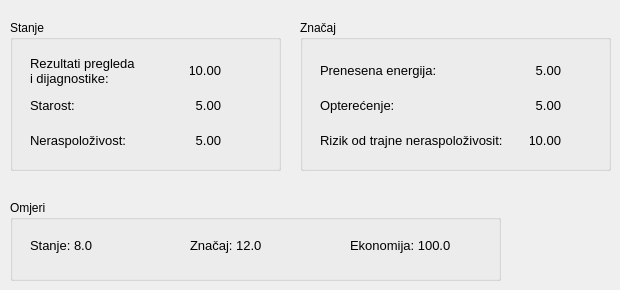
   <widget class="QWidget" name="tabTrafoMedium">
    <attribute name="title">
     <string>Srednji transformatori</string>
    </attribute>
    <widget class="QGroupBox" name="gbTrafoMediumCondition">
     <property name="geometry">
      <rect>
       <x>10</x>
       <y>20</y>
       <width>271</width>
       <height>151</height>
      </rect>
     </property>
     <property name="title">
      <string>Stanje</string>
     </property>
     <widget class="QLabel" name="label_19">
      <property name="geometry">
       <rect>
        <x>20</x>
        <y>35</y>
        <width>131</width>
        <height>32</height>
       </rect>
      </property>
      <property name="font">
       <font>
        <pointsize>10</pointsize>
       </font>
      </property>
      <property name="text">
       <string>Rezultati pregleda
i dijagnostike:</string>
      </property>
     </widget>
     <widget class="QLabel" name="label_20">
      <property name="geometry">
       <rect>
        <x>20</x>
        <y>77</y>
        <width>131</width>
        <height>16</height>
       </rect>
      </property>
      <property name="font">
       <font>
        <pointsize>10</pointsize>
       </font>
      </property>
      <property name="text">
       <string>Starost:</string>
      </property>
     </widget>
     <widget class="QLabel" name="label_28">
      <property name="geometry">
       <rect>
        <x>20</x>
        <y>112</y>
        <width>131</width>
        <height>16</height>
       </rect>
      </property>
      <property name="font">
       <font>
        <pointsize>10</pointsize>
       </font>
      </property>
      <property name="text">
       <string>Neraspoloživost:</string>
      </property>
     </widget>
     <widget class="QLabel" name="lbl43">
      <property name="geometry">
       <rect>
        <x>180</x>
        <y>112</y>
        <width>31</width>
        <height>16</height>
       </rect>
      </property>
      <property name="font">
       <font>
        <pointsize>10</pointsize>
       </font>
      </property>
      <property name="text">
       <string>5.00</string>
      </property>
      <property name="alignment">
       <set>Qt::AlignRight|Qt::AlignTrailing|Qt::AlignVCenter</set>
      </property>
     </widget>
     <widget class="QLabel" name="lbl42">
      <property name="geometry">
       <rect>
        <x>180</x>
        <y>77</y>
        <width>31</width>
        <height>16</height>
       </rect>
      </property>
      <property name="font">
       <font>
        <pointsize>10</pointsize>
       </font>
      </property>
      <property name="text">
       <string>5.00</string>
      </property>
      <property name="alignment">
       <set>Qt::AlignRight|Qt::AlignTrailing|Qt::AlignVCenter</set>
      </property>
     </widget>
     <widget class="QLabel" name="lbl41">
      <property name="geometry">
       <rect>
        <x>180</x>
        <y>42</y>
        <width>31</width>
        <height>16</height>
       </rect>
      </property>
      <property name="font">
       <font>
        <pointsize>10</pointsize>
       </font>
      </property>
      <property name="text">
       <string>10.00</string>
      </property>
      <property name="alignment">
       <set>Qt::AlignRight|Qt::AlignTrailing|Qt::AlignVCenter</set>
      </property>
     </widget>
    </widget>
    <widget class="QGroupBox" name="gbTrafoMediumEconomy">
     <property name="geometry">
      <rect>
       <x>10</x>
       <y>200</y>
       <width>491</width>
       <height>81</height>
      </rect>
     </property>
     <property name="title">
      <string>Omjeri</string>
     </property>
     <widget class="QLabel" name="lbl49">
      <property name="geometry">
       <rect>
        <x>340</x>
        <y>37</y>
        <width>111</width>
        <height>16</height>
       </rect>
      </property>
      <property name="font">
       <font>
        <pointsize>10</pointsize>
       </font>
      </property>
      <property name="text">
       <string>Ekonomija: 100.0</string>
      </property>
     </widget>
     <widget class="QLabel" name="lbl48">
      <property name="geometry">
       <rect>
        <x>180</x>
        <y>37</y>
        <width>81</width>
        <height>16</height>
       </rect>
      </property>
      <property name="font">
       <font>
        <pointsize>10</pointsize>
       </font>
      </property>
      <property name="text">
       <string>Značaj: 12.0</string>
      </property>
     </widget>
     <widget class="QLabel" name="lbl47">
      <property name="geometry">
       <rect>
        <x>20</x>
        <y>37</y>
        <width>71</width>
        <height>16</height>
       </rect>
      </property>
      <property name="font">
       <font>
        <pointsize>10</pointsize>
       </font>
      </property>
      <property name="text">
       <string>Stanje: 8.0</string>
      </property>
     </widget>
    </widget>
    <widget class="QGroupBox" name="gbTrafoMediumSignificance">
     <property name="geometry">
      <rect>
       <x>300</x>
       <y>20</y>
       <width>311</width>
       <height>151</height>
      </rect>
     </property>
     <property name="title">
      <string>Značaj</string>
     </property>
     <widget class="QLabel" name="label_34">
      <property name="geometry">
       <rect>
        <x>20</x>
        <y>42</y>
        <width>181</width>
        <height>16</height>
       </rect>
      </property>
      <property name="font">
       <font>
        <pointsize>10</pointsize>
       </font>
      </property>
      <property name="text">
       <string>Prenesena energija:</string>
      </property>
     </widget>
     <widget class="QLabel" name="label_35">
      <property name="geometry">
       <rect>
        <x>20</x>
        <y>77</y>
        <width>201</width>
        <height>16</height>
       </rect>
      </property>
      <property name="font">
       <font>
        <pointsize>10</pointsize>
       </font>
      </property>
      <property name="text">
       <string>Opterećenje:</string>
      </property>
     </widget>
     <widget class="QLabel" name="label_36">
      <property name="geometry">
       <rect>
        <x>20</x>
        <y>112</y>
        <width>191</width>
        <height>16</height>
       </rect>
      </property>
      <property name="font">
       <font>
        <pointsize>10</pointsize>
       </font>
      </property>
      <property name="text">
       <string>Rizik od trajne neraspoloživosit:</string>
      </property>
     </widget>
     <widget class="QLabel" name="lbl46">
      <property name="geometry">
       <rect>
        <x>230</x>
        <y>112</y>
        <width>31</width>
        <height>16</height>
       </rect>
      </property>
      <property name="font">
       <font>
        <pointsize>10</pointsize>
       </font>
      </property>
      <property name="text">
       <string>10.00</string>
      </property>
      <property name="alignment">
       <set>Qt::AlignRight|Qt::AlignTrailing|Qt::AlignVCenter</set>
      </property>
     </widget>
     <widget class="QLabel" name="lbl45">
      <property name="geometry">
       <rect>
        <x>230</x>
        <y>77</y>
        <width>31</width>
        <height>16</height>
       </rect>
      </property>
      <property name="font">
       <font>
        <pointsize>10</pointsize>
       </font>
      </property>
      <property name="text">
       <string>5.00</string>
      </property>
      <property name="alignment">
       <set>Qt::AlignRight|Qt::AlignTrailing|Qt::AlignVCenter</set>
      </property>
     </widget>
     <widget class="QLabel" name="lbl44">
      <property name="geometry">
       <rect>
        <x>230</x>
        <y>42</y>
        <width>31</width>
        <height>16</height>
       </rect>
      </property>
      <property name="font">
       <font>
        <pointsize>10</pointsize>
       </font>
      </property>
      <property name="text">
       <string>5.00</string>
      </property>
      <property name="alignment">
       <set>Qt::AlignRight|Qt::AlignTrailing|Qt::AlignVCenter</set>
      </property>
     </widget>
    </widget>
   </widget>
